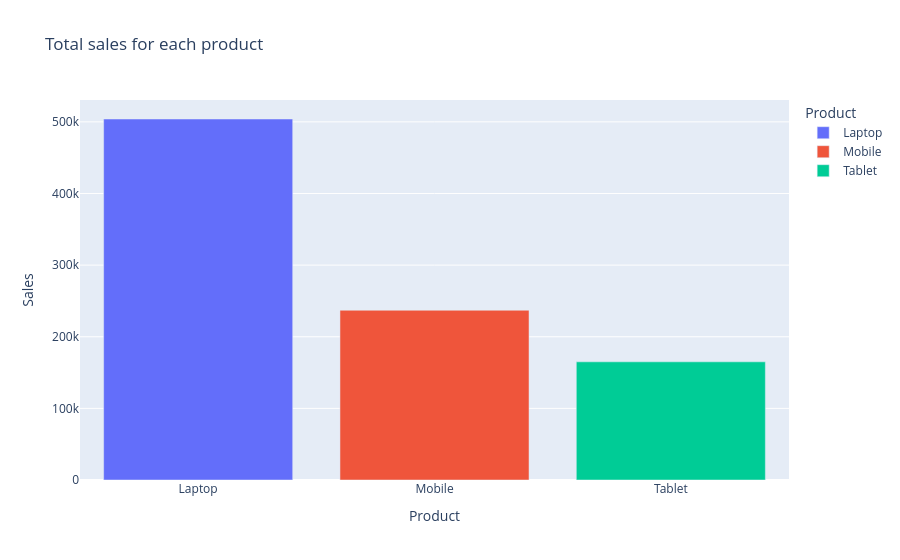

Source (notebook cell):
### Markdown cell above
### reset_index() is a Pandas function that converts the index back into a normal column and assigns a new default integer index (0, 1, 2, ...).

### Code cell
# 1. Create a bar chart showing the total Sales for each Product.
tot_Sales = df.groupby("Product")["Sales"].sum().reset_index()

fig = px.bar(
    tot_Sales,
    x = "Product",
    y = "Sales",
    title  = "Total sales for each product",
    color = "Product"
)
fig.show()

### Figure 1 — Plotly figure (JSON) as saved in the notebook; plotly's stock layout.template omitted (floating-point values rounded to 4 significant figures)
{"data": [{"hovertemplate": "Product=%{x}<br>Sales=%{y}<extra></extra>", "legendgroup": "Laptop", "marker": {"color": "#636efa", "pattern": {"shape": ""}}, "name": "Laptop", "orientation": "v", "showlegend": true, "textposition": "auto", "type": "bar", "x": ["Laptop"], "xaxis": "x", "y": [504000], "yaxis": "y"}, {"hovertemplate": "Product=%{x}<br>Sales=%{y}<extra></extra>", "legendgroup": "Mobile", "marker": {"color": "#EF553B", "pattern": {"shape": ""}}, "name": "Mobile", "orientation": "v", "showlegend": true, "textposition": "auto", "type": "bar", "x": ["Mobile"], "xaxis": "x", "y": [237000], "yaxis": "y"}, {"hovertemplate": "Product=%{x}<br>Sales=%{y}<extra></extra>", "legendgroup": "Tablet", "marker": {"color": "#00cc96", "pattern": {"shape": ""}}, "name": "Tablet", "orientation": "v", "showlegend": true, "textposition": "auto", "type": "bar", "x": ["Tablet"], "xaxis": "x", "y": [165000], "yaxis": "y"}], "layout": {"barmode": "relative", "legend": {"title": {"text": "Product"}, "tracegroupgap": 0}, "title": {"text": "Total sales for each product"}, "xaxis": {"anchor": "y", "categoryarray": ["Laptop", "Mobile", "Tablet"], "categoryorder": "array", "domain": [0, 1], "title": {"text": "Product"}}, "yaxis": {"anchor": "x", "domain": [0, 1], "title": {"text": "Sales"}}}}
